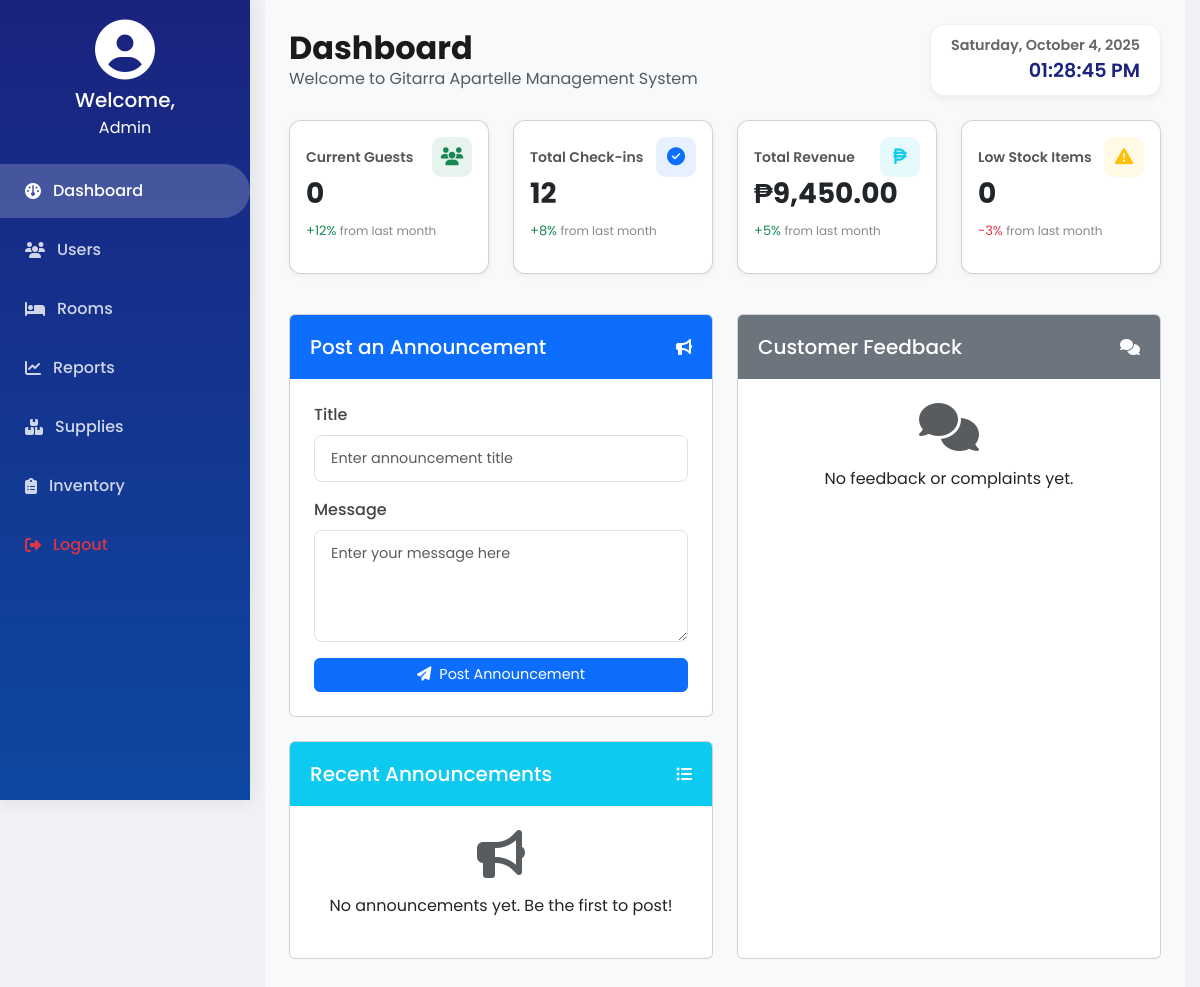
The app's page /admin-dashboard.php, older data.
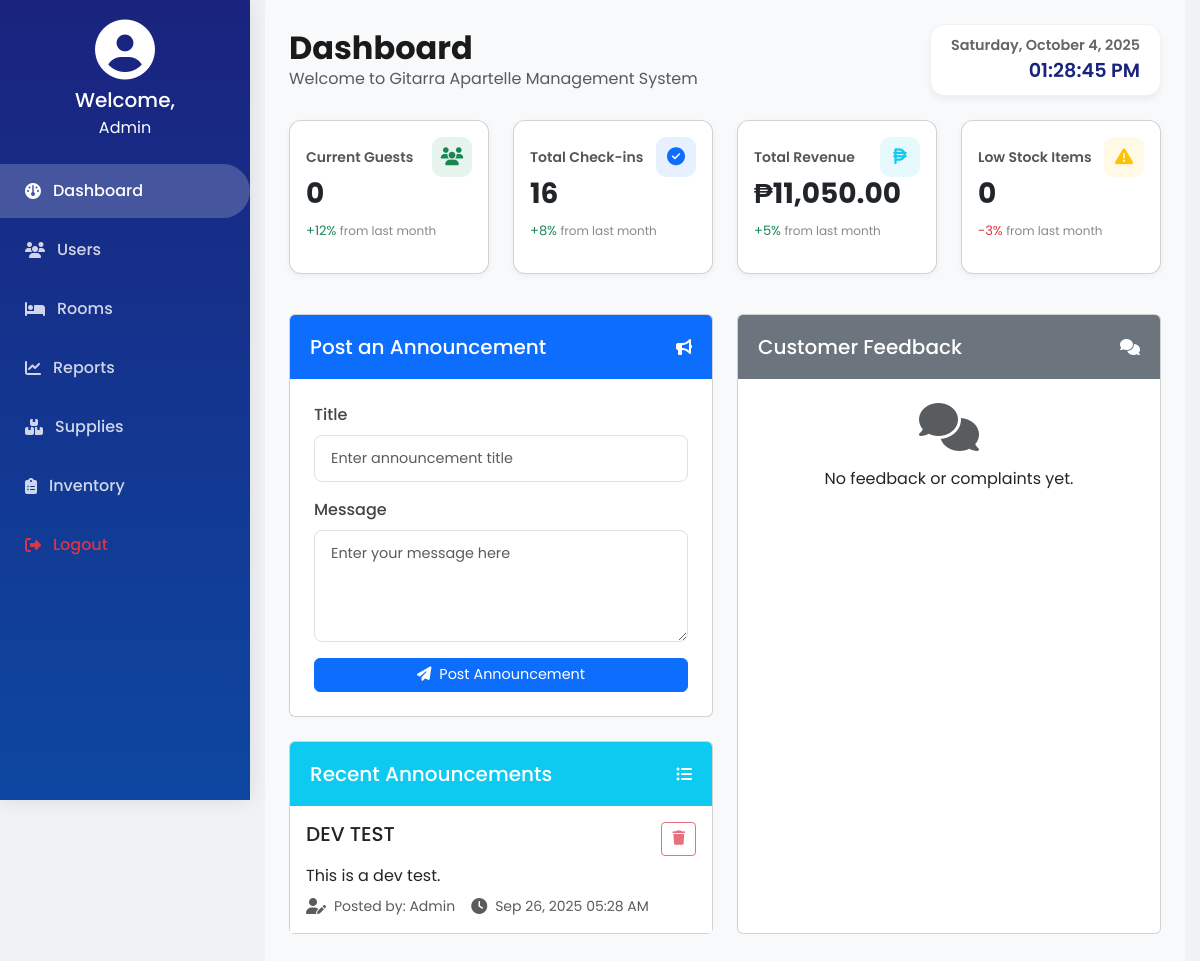
The same page, newer data.
### tables this page shows
CREATE TABLE `announcements` (
  `id` int NOT NULL,
  `title` varchar(255) NOT NULL,
  `message` text NOT NULL,
  `created_by` varchar(50) NOT NULL,
  `created_at` timestamp NULL DEFAULT CURRENT_TIMESTAMP
);

### admin-dashboard.php (the view, shortened to what the changed rows need)
<?php
require_once 'database.php';
$announcements = $conn->query("SELECT * FROM announcements ORDER BY created_at DESC LIMIT 5");
$total_checkins = 0;
$total_revenue = 0;
try {
    $result = $conn->query("SELECT COUNT(*) as total FROM checkins");
    if ($result && $row = $result->fetch_assoc()) {
        $total_checkins = $row['total'];
    }
    $result = $conn->query("SELECT COUNT(*) as current FROM checkins WHERE check_out_date IS NULL OR check_out_date > NOW()");
    if ($result && $row = $result->fetch_assoc()) {
        $current_guests = $row['current'];
    }
    $result = $conn->query("SELECT SUM(amount_paid) as revenue FROM checkins");
    if ($result && $row = $result->fetch_assoc()) {
        $total_revenue = $row['revenue'] ?: 0;
    }
} catch (Exception $e) {
}
?>
<!DOCTYPE html>
<html lang="en">
<head>
    <link href="https://cdn.jsdelivr.net/npm/bootstrap@5.3.0/dist/css/bootstrap.min.css" rel="stylesheet">
    <link rel="stylesheet" href="https://cdnjs.cloudflare.com/ajax/libs/font-awesome/6.4.2/css/all.min.css">
    <link href="style.css" rel="stylesheet">
</head>
<body>
<div class="content p-4">
    <div class="row justify-content-center">
        <div class="col-lg-12">
            <div class="d-flex justify-content-between align-items-center mb-4">
                <div>
                    <h2 class="fw-bold mb-0">Dashboard</h2>
                </div>
            </div>
        <div class="row mb-4">
            <div class="col-md-3 mb-3">
                <div class="card stat-card h-100 p-3">
                    <div class="d-flex justify-content-between align-items-center">
                        <p class="stat-title">Total Check-ins</p>
                        <div class="stat-icon bg-primary bg-opacity-10 text-primary">
                        </div>
                    </div>
                    <h3 class="fw-bold mb-1"><?= $total_checkins ?></h3>
                    <p class="stat-change text-success">+8% <span>from last month</span></p>
                </div>
            </div>
            <div class="col-md-3 mb-3">
                <div class="card stat-card h-100 p-3">
                    <div class="d-flex justify-content-between align-items-center">
                        <p class="stat-title">Total Revenue</p>
                        <div class="stat-icon bg-info bg-opacity-10 text-info">
                        </div>
                    </div>
                    <h3 class="fw-bold mb-1">₱<?= number_format($total_revenue, 2) ?></h3>
                    <p class="stat-change text-success">+5% <span>from last month</span></p>
                </div>
            </div>
        </div>
        <div class="row">
            <div class="col-md-6 mb-4">
                <div class="row h-100">
                    <div class="col-12">
                        <div class="card">
                            <div class="card-body p-0">
                                <?php if ($announcements && $announcements->num_rows > 0): ?>
                                    <?php while ($row = $announcements->fetch_assoc()): ?>
                                        <div class="announcement-item p-3 border-bottom">
                                            <div class="d-flex justify-content-between align-items-start mb-2">
                                                <h5 class="mb-0"><?= htmlspecialchars($row['title']) ?></h5>
                                                <a href="admin-dashboard.php?delete=<?= $row['id'] ?>" class="btn btn-outline-danger btn-sm" onclick="return confirm('Are you sure you want to delete this announcement?')">
                                                    <i class="fa-solid fa-trash"></i>
                                                </a>
                                            </div>
                                            <p class="mb-2"><?= nl2br(htmlspecialchars($row['message'])) ?></p>
                                            <div class="d-flex align-items-center text-muted">
                                                <i class="fas fa-user-edit me-2"></i>
                                                <small>Posted by: <?= $row['created_by'] ?></small>
                                                <i class="fas fa-clock ms-3 me-2"></i>
                                                <small><?= date('M d, Y h:i A', strtotime($row['created_at'])) ?></small>
                                            </div>
                                        </div>
                                    <?php endwhile; ?>
                                <?php else: ?>
                                    <div class="p-4 text-center">
                                        <i class="fas fa-bullhorn fa-3x text-muted mb-3"></i>
                                        <p>No announcements yet. Be the first to post!</p>
                                    </div>
                                <?php endif; ?>
                            </div>
                        </div>
                    </div>
                </div>
            </div>
        </div>
    </div>
</body>
</html>

Row changes from the older to the newer data that the page shows:
added announcements: title "DEV TEST", message "This is a dev test.", created_by "Admin", created_at "Sep 26, 2025 05:28 AM"
Text that changed along with them:
$total_checkins: "12" → "16"
$total_revenue: "9,450.00" → "11,050.00"
text no longer shown: "No announcements yet. Be the first to post!"
